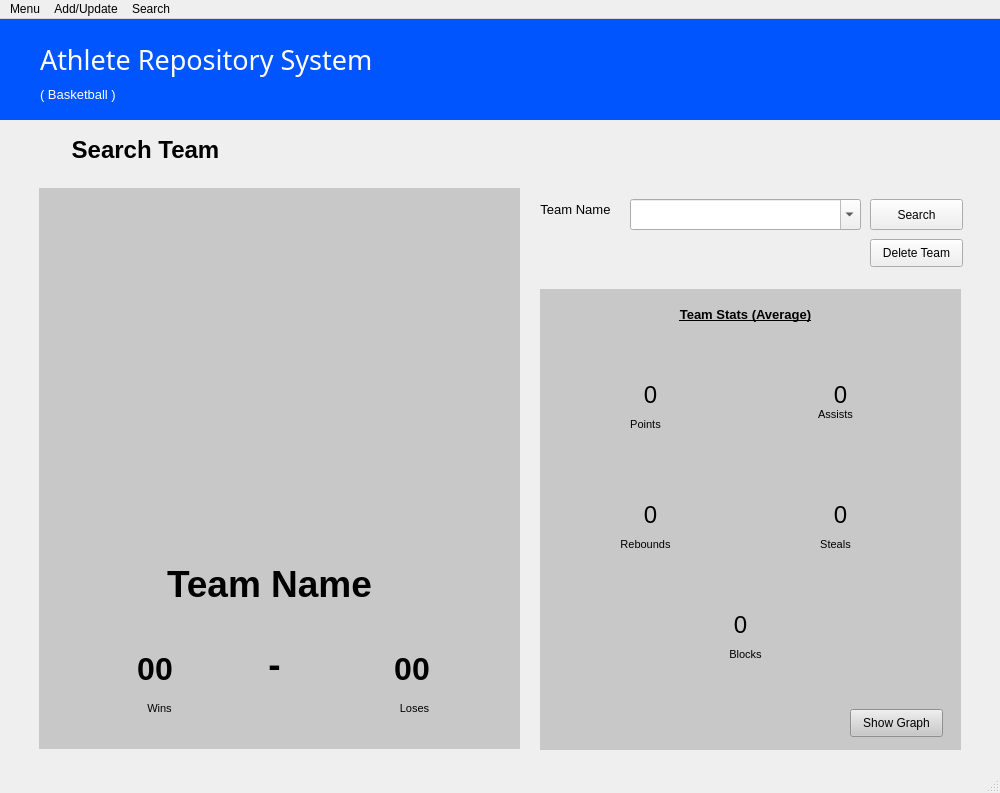
<?xml version="1.0" encoding="UTF-8"?>
<ui version="4.0">
 <class>MainWindow</class>
 <widget class="QMainWindow" name="MainWindow">
  <property name="geometry">
   <rect>
    <x>0</x>
    <y>0</y>
    <width>1000</width>
    <height>793</height>
   </rect>
  </property>
  <property name="windowTitle">
   <string>MainWindow</string>
  </property>
  <widget class="QWidget" name="centralwidget">
   <widget class="QWidget" name="headerbg_blue" native="true">
    <property name="geometry">
     <rect>
      <x>0</x>
      <y>0</y>
      <width>1001</width>
      <height>101</height>
     </rect>
    </property>
    <property name="styleSheet">
     <string notr="true">background-color: rgb(0, 85, 255);</string>
    </property>
    <widget class="QLabel" name="lbl_AthleteRepo">
     <property name="geometry">
      <rect>
       <x>40</x>
       <y>10</y>
       <width>431</width>
       <height>61</height>
      </rect>
     </property>
     <property name="font">
      <font>
       <family>Segoe UI Black</family>
       <pointsize>20</pointsize>
      </font>
     </property>
     <property name="styleSheet">
      <string notr="true">color: rgb(255, 255, 255);</string>
     </property>
     <property name="text">
      <string>Athlete Repository System</string>
     </property>
     <property name="scaledContents">
      <bool>true</bool>
     </property>
     <property name="wordWrap">
      <bool>true</bool>
     </property>
    </widget>
    <widget class="QLabel" name="lbl_basketball">
     <property name="geometry">
      <rect>
       <x>40</x>
       <y>60</y>
       <width>191</width>
       <height>31</height>
      </rect>
     </property>
     <property name="font">
      <font>
       <family>Segoe UI</family>
       <pointsize>10</pointsize>
      </font>
     </property>
     <property name="styleSheet">
      <string notr="true">color: rgb(255, 255, 255);</string>
     </property>
     <property name="text">
      <string>( Basketball )</string>
     </property>
    </widget>
   </widget>
   <widget class="QWidget" name="widget" native="true">
    <property name="geometry">
     <rect>
      <x>39</x>
      <y>169</y>
      <width>481</width>
      <height>561</height>
     </rect>
    </property>
    <property name="styleSheet">
     <string notr="true">background-color: rgb(200, 200, 200);</string>
    </property>
    <widget class="QLabel" name="teamLogo">
     <property name="geometry">
      <rect>
       <x>80</x>
       <y>20</y>
       <width>301</width>
       <height>311</height>
      </rect>
     </property>
     <property name="styleSheet">
      <string notr="true">border-color: rgb(0,0,0);</string>
     </property>
     <property name="text">
      <string/>
     </property>
     <property name="pixmap">
      <pixmap>photo_placeholder2.png</pixmap>
     </property>
     <property name="scaledContents">
      <bool>true</bool>
     </property>
     <property name="alignment">
      <set>Qt::AlignCenter</set>
     </property>
    </widget>
    <widget class="QLabel" name="display_teamName">
     <property name="geometry">
      <rect>
       <x>50</x>
       <y>330</y>
       <width>361</width>
       <height>131</height>
      </rect>
     </property>
     <property name="font">
      <font>
       <family>Segoe UI</family>
       <pointsize>28</pointsize>
       <weight>75</weight>
       <bold>true</bold>
      </font>
     </property>
     <property name="text">
      <string>Team Name</string>
     </property>
     <property name="scaledContents">
      <bool>true</bool>
     </property>
     <property name="alignment">
      <set>Qt::AlignCenter</set>
     </property>
     <property name="wordWrap">
      <bool>true</bool>
     </property>
    </widget>
    <widget class="QLabel" name="label_11">
     <property name="geometry">
      <rect>
       <x>60</x>
       <y>500</y>
       <width>121</width>
       <height>41</height>
      </rect>
     </property>
     <property name="font">
      <font>
       <family>Segoe UI</family>
       <pointsize>8</pointsize>
      </font>
     </property>
     <property name="text">
      <string>Wins</string>
     </property>
     <property name="alignment">
      <set>Qt::AlignCenter</set>
     </property>
    </widget>
    <widget class="QLabel" name="display_wins">
     <property name="geometry">
      <rect>
       <x>40</x>
       <y>460</y>
       <width>152</width>
       <height>41</height>
      </rect>
     </property>
     <property name="font">
      <font>
       <family>Segoe UI</family>
       <pointsize>24</pointsize>
       <weight>75</weight>
       <bold>true</bold>
      </font>
     </property>
     <property name="text">
      <string>00</string>
     </property>
     <property name="alignment">
      <set>Qt::AlignCenter</set>
     </property>
    </widget>
    <widget class="QLabel" name="label_13">
     <property name="geometry">
      <rect>
       <x>330</x>
       <y>500</y>
       <width>91</width>
       <height>41</height>
      </rect>
     </property>
     <property name="font">
      <font>
       <family>Segoe UI</family>
       <pointsize>8</pointsize>
      </font>
     </property>
     <property name="text">
      <string>Loses</string>
     </property>
     <property name="alignment">
      <set>Qt::AlignCenter</set>
     </property>
    </widget>
    <widget class="QLabel" name="display_loses">
     <property name="geometry">
      <rect>
       <x>320</x>
       <y>460</y>
       <width>106</width>
       <height>41</height>
      </rect>
     </property>
     <property name="font">
      <font>
       <family>Segoe UI</family>
       <pointsize>24</pointsize>
       <weight>75</weight>
       <bold>true</bold>
      </font>
     </property>
     <property name="text">
      <string>00</string>
     </property>
     <property name="alignment">
      <set>Qt::AlignCenter</set>
     </property>
    </widget>
    <widget class="QLabel" name="label_6">
     <property name="geometry">
      <rect>
       <x>200</x>
       <y>450</y>
       <width>71</width>
       <height>51</height>
      </rect>
     </property>
     <property name="font">
      <font>
       <family>Segoe UI</family>
       <pointsize>28</pointsize>
       <weight>75</weight>
       <bold>true</bold>
      </font>
     </property>
     <property name="text">
      <string>-</string>
     </property>
     <property name="scaledContents">
      <bool>true</bool>
     </property>
     <property name="alignment">
      <set>Qt::AlignCenter</set>
     </property>
     <property name="wordWrap">
      <bool>true</bool>
     </property>
    </widget>
   </widget>
   <widget class="QLabel" name="lbl_searchteam">
    <property name="geometry">
     <rect>
      <x>20</x>
      <y>110</y>
      <width>251</width>
      <height>41</height>
     </rect>
    </property>
    <property name="font">
     <font>
      <family>Segoe UI</family>
      <pointsize>18</pointsize>
      <weight>75</weight>
      <bold>true</bold>
     </font>
    </property>
    <property name="text">
     <string>Search Team</string>
    </property>
    <property name="alignment">
     <set>Qt::AlignCenter</set>
    </property>
   </widget>
   <widget class="QLabel" name="label_2">
    <property name="geometry">
     <rect>
      <x>530</x>
      <y>180</y>
      <width>91</width>
      <height>21</height>
     </rect>
    </property>
    <property name="font">
     <font>
      <family>Segoe UI</family>
      <pointsize>10</pointsize>
     </font>
    </property>
    <property name="text">
     <string>Team Name</string>
    </property>
    <property name="alignment">
     <set>Qt::AlignCenter</set>
    </property>
   </widget>
   <widget class="QComboBox" name="cb_searchTeamName">
    <property name="geometry">
     <rect>
      <x>630</x>
      <y>180</y>
      <width>231</width>
      <height>31</height>
     </rect>
    </property>
    <property name="editable">
     <bool>true</bool>
    </property>
   </widget>
   <widget class="QWidget" name="widget_2" native="true">
    <property name="geometry">
     <rect>
      <x>540</x>
      <y>270</y>
      <width>421</width>
      <height>461</height>
     </rect>
    </property>
    <property name="styleSheet">
     <string notr="true">background-color: rgb(200, 200, 200);</string>
    </property>
    <widget class="QLabel" name="label_19">
     <property name="geometry">
      <rect>
       <x>100</x>
       <y>0</y>
       <width>211</width>
       <height>51</height>
      </rect>
     </property>
     <property name="font">
      <font>
       <family>Segoe UI</family>
       <pointsize>10</pointsize>
       <weight>75</weight>
       <italic>false</italic>
       <bold>true</bold>
       <underline>true</underline>
      </font>
     </property>
     <property name="text">
      <string>Team Stats (Average)</string>
     </property>
     <property name="alignment">
      <set>Qt::AlignCenter</set>
     </property>
    </widget>
    <widget class="QLabel" name="label_20">
     <property name="geometry">
      <rect>
       <x>60</x>
       <y>120</y>
       <width>91</width>
       <height>31</height>
      </rect>
     </property>
     <property name="font">
      <font>
       <family>Segoe UI</family>
       <pointsize>8</pointsize>
      </font>
     </property>
     <property name="text">
      <string>Points</string>
     </property>
     <property name="alignment">
      <set>Qt::AlignCenter</set>
     </property>
    </widget>
    <widget class="QLabel" name="label_21">
     <property name="geometry">
      <rect>
       <x>250</x>
       <y>110</y>
       <width>91</width>
       <height>31</height>
      </rect>
     </property>
     <property name="font">
      <font>
       <family>Segoe UI</family>
       <pointsize>8</pointsize>
      </font>
     </property>
     <property name="text">
      <string>Assists</string>
     </property>
     <property name="alignment">
      <set>Qt::AlignCenter</set>
     </property>
    </widget>
    <widget class="QLabel" name="label_22">
     <property name="geometry">
      <rect>
       <x>60</x>
       <y>240</y>
       <width>91</width>
       <height>31</height>
      </rect>
     </property>
     <property name="font">
      <font>
       <family>Segoe UI</family>
       <pointsize>8</pointsize>
      </font>
     </property>
     <property name="text">
      <string>Rebounds</string>
     </property>
     <property name="alignment">
      <set>Qt::AlignCenter</set>
     </property>
    </widget>
    <widget class="QLabel" name="label_23">
     <property name="geometry">
      <rect>
       <x>250</x>
       <y>240</y>
       <width>91</width>
       <height>31</height>
      </rect>
     </property>
     <property name="font">
      <font>
       <family>Segoe UI</family>
       <pointsize>8</pointsize>
      </font>
     </property>
     <property name="text">
      <string>Steals</string>
     </property>
     <property name="alignment">
      <set>Qt::AlignCenter</set>
     </property>
    </widget>
    <widget class="QLabel" name="label_24">
     <property name="geometry">
      <rect>
       <x>160</x>
       <y>350</y>
       <width>91</width>
       <height>31</height>
      </rect>
     </property>
     <property name="font">
      <font>
       <family>Segoe UI</family>
       <pointsize>8</pointsize>
      </font>
     </property>
     <property name="text">
      <string>Blocks</string>
     </property>
     <property name="alignment">
      <set>Qt::AlignCenter</set>
     </property>
    </widget>
    <widget class="QLabel" name="display_pointsT">
     <property name="geometry">
      <rect>
       <x>50</x>
       <y>90</y>
       <width>121</width>
       <height>31</height>
      </rect>
     </property>
     <property name="font">
      <font>
       <family>Segoe UI</family>
       <pointsize>18</pointsize>
      </font>
     </property>
     <property name="frameShadow">
      <enum>QFrame::Plain</enum>
     </property>
     <property name="lineWidth">
      <number>1</number>
     </property>
     <property name="text">
      <string>0</string>
     </property>
     <property name="scaledContents">
      <bool>false</bool>
     </property>
     <property name="alignment">
      <set>Qt::AlignCenter</set>
     </property>
     <property name="wordWrap">
      <bool>false</bool>
     </property>
    </widget>
    <widget class="QLabel" name="display_assistsT">
     <property name="geometry">
      <rect>
       <x>240</x>
       <y>90</y>
       <width>121</width>
       <height>31</height>
      </rect>
     </property>
     <property name="font">
      <font>
       <family>Segoe UI</family>
       <pointsize>18</pointsize>
      </font>
     </property>
     <property name="text">
      <string>0</string>
     </property>
     <property name="alignment">
      <set>Qt::AlignCenter</set>
     </property>
    </widget>
    <widget class="QLabel" name="display_reboundsT">
     <property name="geometry">
      <rect>
       <x>50</x>
       <y>210</y>
       <width>121</width>
       <height>31</height>
      </rect>
     </property>
     <property name="font">
      <font>
       <family>Segoe UI</family>
       <pointsize>18</pointsize>
      </font>
     </property>
     <property name="text">
      <string>0</string>
     </property>
     <property name="alignment">
      <set>Qt::AlignCenter</set>
     </property>
    </widget>
    <widget class="QLabel" name="display_stealsT">
     <property name="geometry">
      <rect>
       <x>240</x>
       <y>210</y>
       <width>121</width>
       <height>31</height>
      </rect>
     </property>
     <property name="font">
      <font>
       <family>Segoe UI</family>
       <pointsize>18</pointsize>
      </font>
     </property>
     <property name="text">
      <string>0</string>
     </property>
     <property name="alignment">
      <set>Qt::AlignCenter</set>
     </property>
    </widget>
    <widget class="QLabel" name="display_blocksT">
     <property name="geometry">
      <rect>
       <x>140</x>
       <y>320</y>
       <width>121</width>
       <height>31</height>
      </rect>
     </property>
     <property name="font">
      <font>
       <family>Segoe UI</family>
       <pointsize>18</pointsize>
      </font>
     </property>
     <property name="text">
      <string>0</string>
     </property>
     <property name="alignment">
      <set>Qt::AlignCenter</set>
     </property>
    </widget>
    <widget class="QPushButton" name="showGraphBtn_team">
     <property name="geometry">
      <rect>
       <x>310</x>
       <y>420</y>
       <width>93</width>
       <height>28</height>
      </rect>
     </property>
     <property name="text">
      <string>Show Graph</string>
     </property>
    </widget>
   </widget>
   <widget class="QPushButton" name="searchBtn_team">
    <property name="geometry">
     <rect>
      <x>870</x>
      <y>180</y>
      <width>93</width>
      <height>31</height>
     </rect>
    </property>
    <property name="text">
     <string>Search</string>
    </property>
   </widget>
   <widget class="QPushButton" name="deleteTeamBtn">
    <property name="geometry">
     <rect>
      <x>870</x>
      <y>220</y>
      <width>93</width>
      <height>28</height>
     </rect>
    </property>
    <property name="text">
     <string>Delete Team</string>
    </property>
   </widget>
  </widget>
  <widget class="QMenuBar" name="menubar">
   <property name="geometry">
    <rect>
     <x>0</x>
     <y>0</y>
     <width>1000</width>
     <height>26</height>
    </rect>
   </property>
   <widget class="QMenu" name="menuMenu">
    <property name="title">
     <string>Menu</string>
    </property>
    <addaction name="actionExit"/>
   </widget>
   <widget class="QMenu" name="menuAdd">
    <property name="title">
     <string>Add/Update</string>
    </property>
    <addaction name="actionAddPlayer"/>
    <addaction name="actionAddTeam"/>
    <addaction name="actionAddUpdateStats"/>
   </widget>
   <widget class="QMenu" name="menuSearch">
    <property name="title">
     <string>Search</string>
    </property>
    <addaction name="actionSearchPlayer"/>
    <addaction name="actionSearchTeam"/>
   </widget>
   <addaction name="menuMenu"/>
   <addaction name="menuAdd"/>
   <addaction name="menuSearch"/>
  </widget>
  <widget class="QStatusBar" name="statusbar"/>
  <action name="actionAddPlayer">
   <property name="text">
    <string>Add Player</string>
   </property>
   <property name="font">
    <font>
     <family>Segoe UI</family>
    </font>
   </property>
   <property name="shortcut">
    <string>Ctrl+1</string>
   </property>
   <property name="shortcutContext">
    <enum>Qt::ApplicationShortcut</enum>
   </property>
   <property name="menuRole">
    <enum>QAction::ApplicationSpecificRole</enum>
   </property>
  </action>
  <action name="actionAddTeam">
   <property name="text">
    <string>Add/Update Team Stats</string>
   </property>
   <property name="font">
    <font>
     <family>Segoe UI</family>
    </font>
   </property>
   <property name="shortcut">
    <string>Ctrl+2</string>
   </property>
   <property name="shortcutContext">
    <enum>Qt::ApplicationShortcut</enum>
   </property>
  </action>
  <action name="actionSearchPlayer">
   <property name="text">
    <string>Search Player</string>
   </property>
   <property name="font">
    <font>
     <family>Segoe UI</family>
    </font>
   </property>
   <property name="shortcut">
    <string>Ctrl+4</string>
   </property>
  </action>
  <action name="actionSearchTeam">
   <property name="text">
    <string>Search Team</string>
   </property>
   <property name="font">
    <font>
     <family>Segoe UI</family>
    </font>
   </property>
   <property name="shortcut">
    <string>Ctrl+5</string>
   </property>
  </action>
  <action name="actionAddUpdateStats">
   <property name="text">
    <string>Add/Update Player Stats</string>
   </property>
   <property name="font">
    <font>
     <family>Segoe UI</family>
    </font>
   </property>
   <property name="shortcut">
    <string>Ctrl+3</string>
   </property>
  </action>
  <action name="actionExit">
   <property name="text">
    <string>Exit</string>
   </property>
   <property name="font">
    <font>
     <family>Segoe UI</family>
    </font>
   </property>
   <property name="shortcut">
    <string>Ctrl+W</string>
   </property>
  </action>
  <action name="actionGraphPlayer">
   <property name="text">
    <string>Player Statistics</string>
   </property>
   <property name="font">
    <font>
     <family>Segoe UI</family>
    </font>
   </property>
   <property name="shortcut">
    <string>Ctrl+8</string>
   </property>
  </action>
  <action name="actionGraphTeamStats">
   <property name="text">
    <string>Graph Team Statistics</string>
   </property>
   <property name="font">
    <font>
     <family>Segoe UI</family>
    </font>
   </property>
   <property name="shortcut">
    <string>Ctrl+9</string>
   </property>
  </action>
  <action name="actionDeletePlayer">
   <property name="text">
    <string>Player</string>
   </property>
   <property name="shortcut">
    <string>Ctrl+5</string>
   </property>
  </action>
  <action name="actionDeleteTeam">
   <property name="text">
    <string>Team</string>
   </property>
   <property name="shortcut">
    <string>Ctrl+6</string>
   </property>
  </action>
  <action name="actionAddStats_2">
   <property name="text">
    <string>Update/Add Stats</string>
   </property>
   <property name="shortcut">
    <string/>
   </property>
  </action>
 </widget>
 <resources/>
 <connections/>
</ui>
